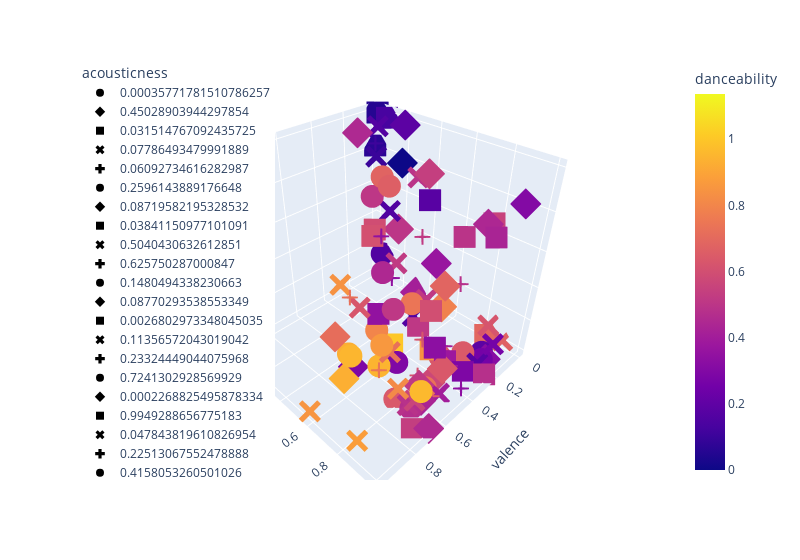

The notebook cell saved with this chart:
### Code cell
fig = px.scatter_3d(df_scaled, x="valence", y="energy", z="acousticness", color="danceability", 
                    symbol="acousticness", width=800)
fig.update_layout(legend=dict(x=0,y=1))
fig.show()
